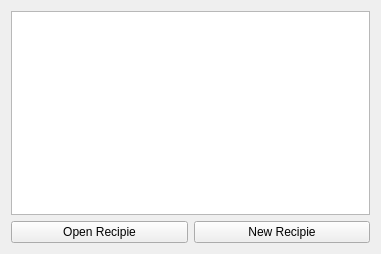
<?xml version="1.0" encoding="UTF-8"?>
<ui version="4.0">
 <class>Form</class>
 <widget class="QWidget" name="Form">
  <property name="geometry">
   <rect>
    <x>0</x>
    <y>0</y>
    <width>381</width>
    <height>254</height>
   </rect>
  </property>
  <property name="windowTitle">
   <string>PyCookBook</string>
  </property>
  <layout class="QVBoxLayout" name="verticalLayout_3">
   <item>
    <layout class="QVBoxLayout" name="verticalLayout_2">
     <item>
      <layout class="QVBoxLayout" name="verticalLayout">
       <item>
        <widget class="QTreeView" name="list"/>
       </item>
      </layout>
     </item>
     <item>
      <layout class="QHBoxLayout" name="horizontalLayout_2">
       <item>
        <widget class="QPushButton" name="openBtn">
         <property name="text">
          <string>Open Recipie</string>
         </property>
        </widget>
       </item>
       <item>
        <widget class="QPushButton" name="newBtn">
         <property name="text">
          <string>New Recipie</string>
         </property>
        </widget>
       </item>
      </layout>
     </item>
    </layout>
   </item>
  </layout>
 </widget>
 <resources/>
 <connections/>
</ui>
